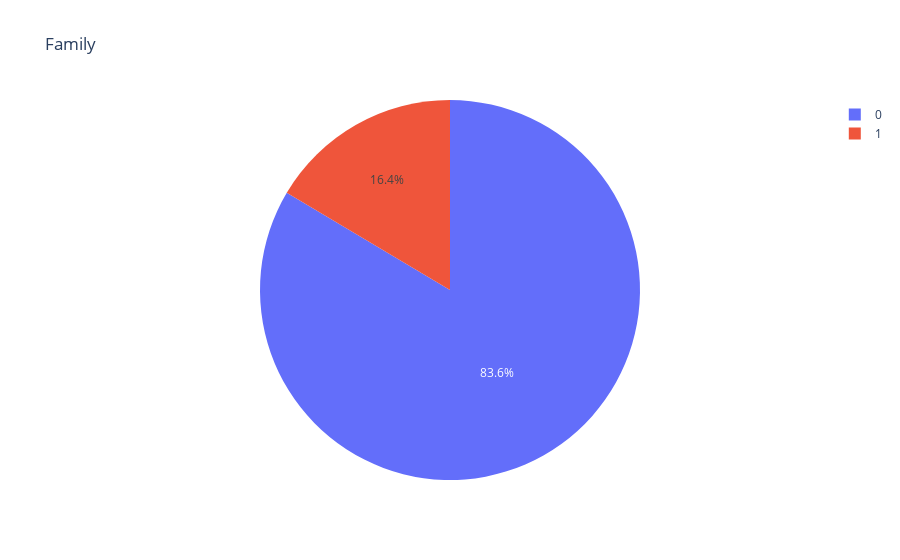

The code cell stored with this chart in its notebook:
### Code cell
fig = px.pie(df[col_name].value_counts(), values=df[col_name].value_counts().values, names=df[col_name].value_counts().index, title='Family')
fig.show()

### Figure 1 — Plotly figure (JSON) as saved in the notebook; plotly's stock layout.template omitted (floating-point values rounded to 4 significant figures)
{"data": [{"domain": {"x": [0, 1], "y": [0, 1]}, "hovertemplate": "label=%{label}<br>value=%{value}<extra></extra>", "labels": [0, 1], "legendgroup": "", "name": "", "showlegend": true, "type": "pie", "values": [3139, 618]}], "layout": {"legend": {"tracegroupgap": 0}, "title": {"text": "Family"}}}
